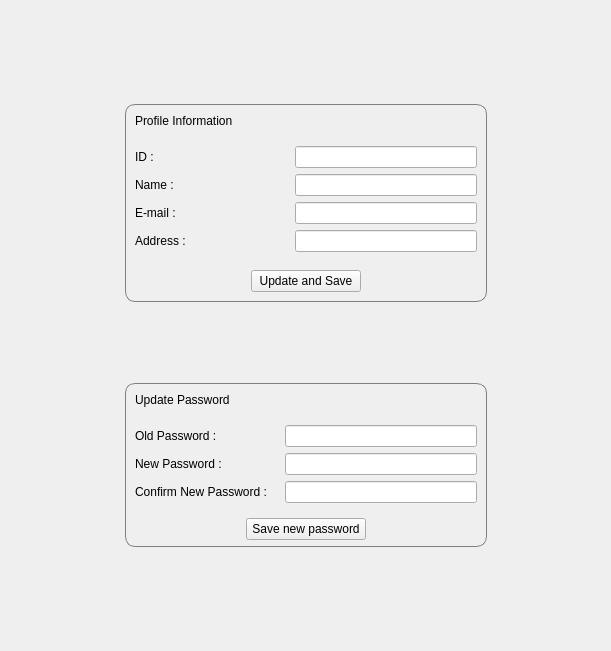
<?xml version="1.0" encoding="UTF-8"?>
<ui version="4.0">
 <class>formProfile</class>
 <widget class="QWidget" name="formProfile">
  <property name="geometry">
   <rect>
    <x>0</x>
    <y>0</y>
    <width>611</width>
    <height>651</height>
   </rect>
  </property>
  <property name="font">
   <font>
    <pointsize>12</pointsize>
   </font>
  </property>
  <property name="windowTitle">
   <string>Profile</string>
  </property>
  <property name="styleSheet">
   <string notr="true">.QFrame{
border:none;
}

</string>
  </property>
  <layout class="QVBoxLayout" name="verticalLayout">
   <item>
    <widget class="QFrame" name="frame">
     <property name="frameShape">
      <enum>QFrame::StyledPanel</enum>
     </property>
     <property name="frameShadow">
      <enum>QFrame::Raised</enum>
     </property>
     <layout class="QHBoxLayout" name="horizontalLayout">
      <item>
       <widget class="QFrame" name="frame_2">
        <property name="frameShape">
         <enum>QFrame::StyledPanel</enum>
        </property>
        <property name="frameShadow">
         <enum>QFrame::Raised</enum>
        </property>
       </widget>
      </item>
      <item alignment="Qt::AlignHCenter">
       <widget class="QFrame" name="frame_3">
        <property name="minimumSize">
         <size>
          <width>400</width>
          <height>0</height>
         </size>
        </property>
        <property name="maximumSize">
         <size>
          <width>400</width>
          <height>16777215</height>
         </size>
        </property>
        <property name="frameShape">
         <enum>QFrame::StyledPanel</enum>
        </property>
        <property name="frameShadow">
         <enum>QFrame::Raised</enum>
        </property>
        <layout class="QVBoxLayout" name="verticalLayout_2">
         <item>
          <widget class="QFrame" name="frame_23">
           <property name="sizePolicy">
            <sizepolicy hsizetype="Preferred" vsizetype="Expanding">
             <horstretch>0</horstretch>
             <verstretch>0</verstretch>
            </sizepolicy>
           </property>
           <property name="minimumSize">
            <size>
             <width>0</width>
             <height>20</height>
            </size>
           </property>
           <property name="maximumSize">
            <size>
             <width>16777215</width>
             <height>16777215</height>
            </size>
           </property>
           <property name="frameShape">
            <enum>QFrame::StyledPanel</enum>
           </property>
           <property name="frameShadow">
            <enum>QFrame::Raised</enum>
           </property>
          </widget>
         </item>
         <item alignment="Qt::AlignHCenter">
          <widget class="QFrame" name="frame_5">
           <property name="styleSheet">
            <string notr="true">#frame_5{
border:1px solid gray;
border-radius:10px;
}
</string>
           </property>
           <property name="frameShape">
            <enum>QFrame::StyledPanel</enum>
           </property>
           <property name="frameShadow">
            <enum>QFrame::Raised</enum>
           </property>
           <layout class="QVBoxLayout" name="verticalLayout_3">
            <property name="spacing">
             <number>0</number>
            </property>
            <property name="leftMargin">
             <number>0</number>
            </property>
            <property name="topMargin">
             <number>0</number>
            </property>
            <property name="rightMargin">
             <number>0</number>
            </property>
            <property name="bottomMargin">
             <number>0</number>
            </property>
            <item>
             <widget class="QFrame" name="frame_7">
              <property name="maximumSize">
               <size>
                <width>16777215</width>
                <height>16777215</height>
               </size>
              </property>
              <property name="frameShape">
               <enum>QFrame::StyledPanel</enum>
              </property>
              <property name="frameShadow">
               <enum>QFrame::Raised</enum>
              </property>
              <layout class="QHBoxLayout" name="horizontalLayout_2">
               <item>
                <widget class="QLabel" name="label">
                 <property name="text">
                  <string>Profile Information</string>
                 </property>
                </widget>
               </item>
              </layout>
             </widget>
            </item>
            <item>
             <widget class="QFrame" name="frame_11">
              <property name="minimumSize">
               <size>
                <width>360</width>
                <height>0</height>
               </size>
              </property>
              <property name="maximumSize">
               <size>
                <width>360</width>
                <height>16777215</height>
               </size>
              </property>
              <property name="frameShape">
               <enum>QFrame::StyledPanel</enum>
              </property>
              <property name="frameShadow">
               <enum>QFrame::Raised</enum>
              </property>
              <layout class="QHBoxLayout" name="horizontalLayout_4">
               <property name="spacing">
                <number>0</number>
               </property>
               <property name="leftMargin">
                <number>0</number>
               </property>
               <property name="topMargin">
                <number>0</number>
               </property>
               <property name="rightMargin">
                <number>0</number>
               </property>
               <property name="bottomMargin">
                <number>0</number>
               </property>
               <item>
                <widget class="QFrame" name="frame_8">
                 <property name="minimumSize">
                  <size>
                   <width>160</width>
                   <height>0</height>
                  </size>
                 </property>
                 <property name="maximumSize">
                  <size>
                   <width>160</width>
                   <height>16777215</height>
                  </size>
                 </property>
                 <property name="frameShape">
                  <enum>QFrame::StyledPanel</enum>
                 </property>
                 <property name="frameShadow">
                  <enum>QFrame::Raised</enum>
                 </property>
                 <layout class="QVBoxLayout" name="verticalLayout_5">
                  <item>
                   <widget class="QLabel" name="label_3">
                    <property name="text">
                     <string>ID :</string>
                    </property>
                   </widget>
                  </item>
                  <item>
                   <widget class="QLabel" name="label_4">
                    <property name="text">
                     <string>Name :</string>
                    </property>
                   </widget>
                  </item>
                  <item>
                   <widget class="QLabel" name="label_5">
                    <property name="text">
                     <string>E-mail :</string>
                    </property>
                   </widget>
                  </item>
                  <item>
                   <widget class="QLabel" name="label_7">
                    <property name="text">
                     <string>Address :</string>
                    </property>
                   </widget>
                  </item>
                 </layout>
                </widget>
               </item>
               <item>
                <widget class="QFrame" name="frame_9">
                 <property name="minimumSize">
                  <size>
                   <width>200</width>
                   <height>0</height>
                  </size>
                 </property>
                 <property name="maximumSize">
                  <size>
                   <width>200</width>
                   <height>16777215</height>
                  </size>
                 </property>
                 <property name="frameShape">
                  <enum>QFrame::StyledPanel</enum>
                 </property>
                 <property name="frameShadow">
                  <enum>QFrame::Raised</enum>
                 </property>
                 <layout class="QVBoxLayout" name="verticalLayout_6">
                  <item>
                   <widget class="QLineEdit" name="idField">
                    <property name="readOnly">
                     <bool>true</bool>
                    </property>
                   </widget>
                  </item>
                  <item>
                   <widget class="QLineEdit" name="nameField"/>
                  </item>
                  <item>
                   <widget class="QLineEdit" name="emailField">
                    <property name="readOnly">
                     <bool>true</bool>
                    </property>
                   </widget>
                  </item>
                  <item>
                   <widget class="QLineEdit" name="addressField"/>
                  </item>
                 </layout>
                </widget>
               </item>
              </layout>
             </widget>
            </item>
            <item>
             <widget class="QFrame" name="frame_13">
              <property name="frameShape">
               <enum>QFrame::StyledPanel</enum>
              </property>
              <property name="frameShadow">
               <enum>QFrame::Raised</enum>
              </property>
              <layout class="QHBoxLayout" name="horizontalLayout_6">
               <item>
                <widget class="QFrame" name="frame_19">
                 <property name="frameShape">
                  <enum>QFrame::StyledPanel</enum>
                 </property>
                 <property name="frameShadow">
                  <enum>QFrame::Raised</enum>
                 </property>
                </widget>
               </item>
               <item>
                <widget class="QPushButton" name="btnSaveProfile">
                 <property name="text">
                  <string>Update and Save</string>
                 </property>
                </widget>
               </item>
               <item>
                <widget class="QFrame" name="frame_20">
                 <property name="frameShape">
                  <enum>QFrame::StyledPanel</enum>
                 </property>
                 <property name="frameShadow">
                  <enum>QFrame::Raised</enum>
                 </property>
                </widget>
               </item>
              </layout>
             </widget>
            </item>
           </layout>
          </widget>
         </item>
         <item>
          <widget class="QFrame" name="frame_22">
           <property name="sizePolicy">
            <sizepolicy hsizetype="Preferred" vsizetype="Expanding">
             <horstretch>0</horstretch>
             <verstretch>0</verstretch>
            </sizepolicy>
           </property>
           <property name="minimumSize">
            <size>
             <width>0</width>
             <height>20</height>
            </size>
           </property>
           <property name="maximumSize">
            <size>
             <width>16777215</width>
             <height>16777215</height>
            </size>
           </property>
           <property name="frameShape">
            <enum>QFrame::StyledPanel</enum>
           </property>
           <property name="frameShadow">
            <enum>QFrame::Raised</enum>
           </property>
          </widget>
         </item>
         <item alignment="Qt::AlignHCenter|Qt::AlignVCenter">
          <widget class="QFrame" name="frame_6">
           <property name="styleSheet">
            <string notr="true">#frame_6{
border:1px solid gray;
border-radius:10px;
}
</string>
           </property>
           <property name="frameShape">
            <enum>QFrame::StyledPanel</enum>
           </property>
           <property name="frameShadow">
            <enum>QFrame::Raised</enum>
           </property>
           <layout class="QVBoxLayout" name="verticalLayout_4">
            <property name="spacing">
             <number>0</number>
            </property>
            <property name="leftMargin">
             <number>0</number>
            </property>
            <property name="topMargin">
             <number>0</number>
            </property>
            <property name="rightMargin">
             <number>0</number>
            </property>
            <property name="bottomMargin">
             <number>0</number>
            </property>
            <item alignment="Qt::AlignBottom">
             <widget class="QFrame" name="frame_14">
              <property name="frameShape">
               <enum>QFrame::StyledPanel</enum>
              </property>
              <property name="frameShadow">
               <enum>QFrame::Raised</enum>
              </property>
              <layout class="QHBoxLayout" name="horizontalLayout_3">
               <item>
                <widget class="QLabel" name="label_2">
                 <property name="text">
                  <string>Update Password</string>
                 </property>
                </widget>
               </item>
              </layout>
             </widget>
            </item>
            <item>
             <widget class="QFrame" name="frame_17">
              <property name="minimumSize">
               <size>
                <width>360</width>
                <height>0</height>
               </size>
              </property>
              <property name="maximumSize">
               <size>
                <width>360</width>
                <height>16777215</height>
               </size>
              </property>
              <property name="frameShape">
               <enum>QFrame::StyledPanel</enum>
              </property>
              <property name="frameShadow">
               <enum>QFrame::Raised</enum>
              </property>
              <layout class="QHBoxLayout" name="horizontalLayout_5">
               <property name="spacing">
                <number>0</number>
               </property>
               <property name="leftMargin">
                <number>0</number>
               </property>
               <property name="topMargin">
                <number>0</number>
               </property>
               <property name="rightMargin">
                <number>0</number>
               </property>
               <property name="bottomMargin">
                <number>6</number>
               </property>
               <item>
                <widget class="QFrame" name="frame_10">
                 <property name="frameShape">
                  <enum>QFrame::StyledPanel</enum>
                 </property>
                 <property name="frameShadow">
                  <enum>QFrame::Raised</enum>
                 </property>
                 <layout class="QVBoxLayout" name="verticalLayout_7">
                  <item>
                   <widget class="QLabel" name="label_8">
                    <property name="text">
                     <string>Old Password : </string>
                    </property>
                   </widget>
                  </item>
                  <item>
                   <widget class="QLabel" name="label_9">
                    <property name="text">
                     <string>New Password : </string>
                    </property>
                   </widget>
                  </item>
                  <item>
                   <widget class="QLabel" name="label_10">
                    <property name="text">
                     <string>Confirm New Password :</string>
                    </property>
                   </widget>
                  </item>
                 </layout>
                </widget>
               </item>
               <item>
                <widget class="QFrame" name="frame_12">
                 <property name="frameShape">
                  <enum>QFrame::StyledPanel</enum>
                 </property>
                 <property name="frameShadow">
                  <enum>QFrame::Raised</enum>
                 </property>
                 <layout class="QVBoxLayout" name="verticalLayout_8">
                  <item>
                   <widget class="QLineEdit" name="passFieldOld">
                    <property name="echoMode">
                     <enum>QLineEdit::Password</enum>
                    </property>
                   </widget>
                  </item>
                  <item>
                   <widget class="QLineEdit" name="passFieldNew1">
                    <property name="echoMode">
                     <enum>QLineEdit::Password</enum>
                    </property>
                   </widget>
                  </item>
                  <item>
                   <widget class="QLineEdit" name="passFieldNew2">
                    <property name="echoMode">
                     <enum>QLineEdit::Password</enum>
                    </property>
                   </widget>
                  </item>
                 </layout>
                </widget>
               </item>
              </layout>
             </widget>
            </item>
            <item>
             <widget class="QFrame" name="frame_18">
              <property name="frameShape">
               <enum>QFrame::StyledPanel</enum>
              </property>
              <property name="frameShadow">
               <enum>QFrame::Raised</enum>
              </property>
              <layout class="QHBoxLayout" name="horizontalLayout_7">
               <property name="spacing">
                <number>0</number>
               </property>
               <property name="leftMargin">
                <number>0</number>
               </property>
               <property name="topMargin">
                <number>0</number>
               </property>
               <property name="rightMargin">
                <number>0</number>
               </property>
               <property name="bottomMargin">
                <number>6</number>
               </property>
               <item>
                <widget class="QFrame" name="frame_15">
                 <property name="frameShape">
                  <enum>QFrame::StyledPanel</enum>
                 </property>
                 <property name="frameShadow">
                  <enum>QFrame::Raised</enum>
                 </property>
                </widget>
               </item>
               <item>
                <widget class="QPushButton" name="btnSaveNewPass">
                 <property name="text">
                  <string>Save new password</string>
                 </property>
                </widget>
               </item>
               <item>
                <widget class="QFrame" name="frame_16">
                 <property name="frameShape">
                  <enum>QFrame::StyledPanel</enum>
                 </property>
                 <property name="frameShadow">
                  <enum>QFrame::Raised</enum>
                 </property>
                </widget>
               </item>
              </layout>
             </widget>
            </item>
           </layout>
          </widget>
         </item>
         <item>
          <widget class="QFrame" name="frame_21">
           <property name="sizePolicy">
            <sizepolicy hsizetype="Preferred" vsizetype="Expanding">
             <horstretch>0</horstretch>
             <verstretch>0</verstretch>
            </sizepolicy>
           </property>
           <property name="minimumSize">
            <size>
             <width>0</width>
             <height>20</height>
            </size>
           </property>
           <property name="frameShape">
            <enum>QFrame::StyledPanel</enum>
           </property>
           <property name="frameShadow">
            <enum>QFrame::Raised</enum>
           </property>
          </widget>
         </item>
        </layout>
       </widget>
      </item>
      <item>
       <widget class="QFrame" name="frame_4">
        <property name="frameShape">
         <enum>QFrame::StyledPanel</enum>
        </property>
        <property name="frameShadow">
         <enum>QFrame::Raised</enum>
        </property>
       </widget>
      </item>
     </layout>
    </widget>
   </item>
  </layout>
 </widget>
 <resources/>
 <connections/>
</ui>
